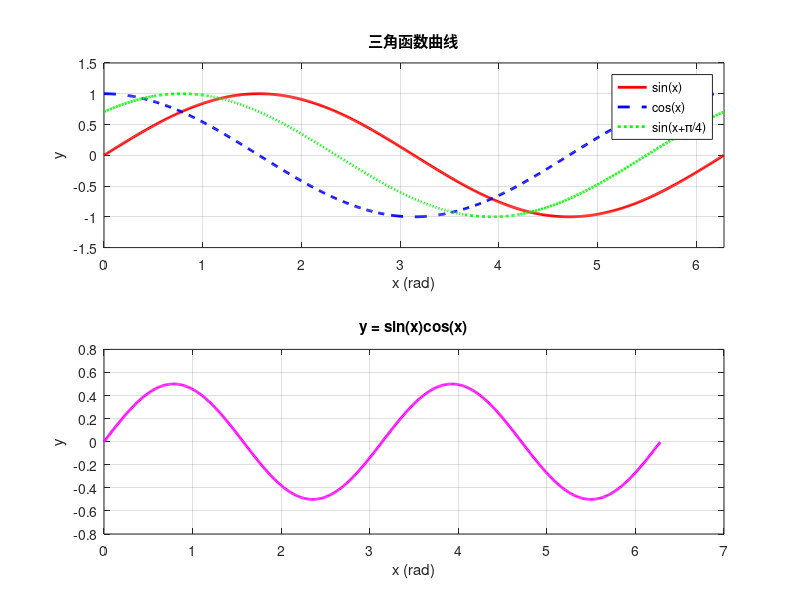

The MATLAB source for this figure:
%% exam_plotting.m - 绘图考试例题
% 基于复习资料：三角函数曲线绘制

clear; clc;
fprintf('========================================\n');
fprintf('  考试例题：MATLAB绘图（三角函数曲线）\n');
fprintf('========================================\n\n');

% 步骤1：定义x范围
x = 0:0.01:2*pi;

% 步骤2：计算y值
y1 = sin(x);
y2 = cos(x);
y3 = sin(x + pi/4);

% 步骤3：绘图
figure('Name', '三角函数曲线', 'NumberTitle', 'off');

% 使用subplot分成两个子图
subplot(2, 1, 1);
plot(x, y1, 'r-', 'LineWidth', 2);
hold on;
plot(x, y2, 'b--', 'LineWidth', 2);
plot(x, y3, 'g:', 'LineWidth', 2);
hold off;
xlabel('x (rad)'); ylabel('y');
title('三角函数曲线');
legend('sin(x)', 'cos(x)', 'sin(x+π/4)');
grid on;
axis([0, 2*pi, -1.5, 1.5]);

subplot(2, 1, 2);
y4 = sin(x).*cos(x);
plot(x, y4, 'm-', 'LineWidth', 2);
xlabel('x (rad)'); ylabel('y');
title('y = sin(x)cos(x)');
grid on;

fprintf('绘图完成！\n');
fprintf('核心函数使用：\n');
fprintf('  plot(x, y, ''样式'')\n');
fprintf('  hold on / hold off\n');
fprintf('  subplot(m, n, p)\n');
fprintf('  grid on / grid off\n');
fprintf('  xlabel / ylabel / title / legend\n');
fprintf('  axis([xmin xmax ymin ymax])\n');
fprintf('========================================\n');
